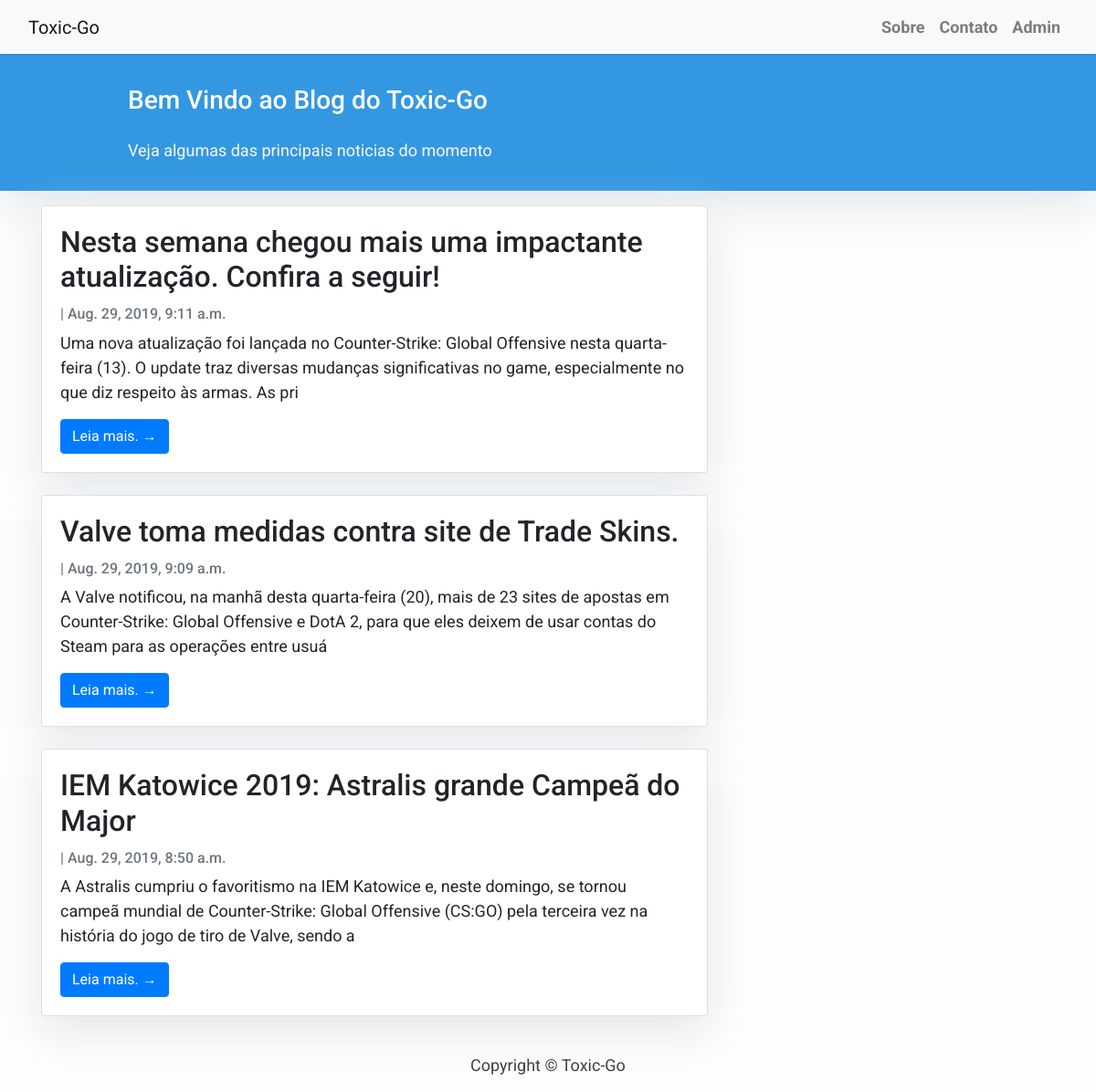
The page / on the database its author committed.
### blog/models.py (models this page shows, shortened)
class Post(models.Model):
    title = models.CharField(max_length=200, unique=True)
    slug = models.SlugField(max_length=200, unique=True)
    author = models.ForeignKey(User, on_delete= models.CASCADE,related_name='blog_posts')
    updated_on = models.DateTimeField(auto_now= True)
    content = models.TextField()
    created_on = models.DateTimeField(auto_now_add=True)
    status = models.IntegerField(choices=STATUS, default=0)
    class Meta:
        ordering = ['-created_on']

### blog/views.py (the view)
# urls.py: path('', views.PostList.as_view(), name='home'),
class PostList(generic.ListView):
    queryset = Post.objects.filter(status=1).order_by('-created_on')
    template_name = 'index.html'

### blog/templates/index.html (shortened to what this page needs)
{% extends "base.html" %}
 {% block content %}
    <header class="masthead" >
            <div class="container">
              <div class="row">
                <div class=" col-md-8 col-md-10 mx-auto">
                  <div class="site-heading">
                    <h3 class=" site-heading my-4 mt-3 text-white"> Bem Vindo ao Blog do Toxic-Go </h3>
                    <p class="text-light">Veja algumas das principais noticias do momento
                    </p>
                </div>
                    </div>
                  </div>
                </div>
              </header>
            <div class="container">
                <div class="row">
              <div class="col-md-8 mt-3 left">
                    {% for post in post_list %}
                <div class="card mb-4" >
                  <div class="card-body">
                    <h2 class="card-title">{{ post.title }}</h2>
                    <p class="card-text text-muted h6">{{ post.Author }} | {{ post.created_on}} </p>
                    <p class="card-text">{{post.content|slice:":200" }}</p>
                    <a href="{% url 'post_detail' post.slug  %}" class="btn btn-primary">Leia mais. &rarr;</a>
                  </div>
                </div>
                {% endfor %}
            </div>
            </div>
        </div>
{%endblock%}

### blog/templates/base.html (shortened to what this page needs)
<!DOCTYPE html>
<html>
  <head>
    <link
      rel="stylesheet"
      href="https://maxcdn.bootstrapcdn.com/bootstrap/4.0.0/css/bootstrap.min.css"
    />
    <link rel="stylesheet" type="text/css" href="static/css/style.css">
  </head>
    <nav class="navbar navbar-expand-lg navbar-light bg-light shadow" id="mainNav">
      <div class="container-fluid">
        <a class="navbar-brand" href="{% url 'home' %}" >Toxic-Go</a>
        <div class="collapse navbar-collapse" id="navbarResponsive">
          <ul class="navbar-nav ml-auto">
            <li class="nav-item text-black">
              <a
                class="nav-link text-black font-weight-bold"
                href="#"
                >Sobre</a
              >
            </li>
            <li class="nav-item text-black">
              <a
                class="nav-link text-black font-weight-bold"
                href="#"
                >Contato</a
              >
            </li>
            <li class="nav-item text-black">
              <a
                class="nav-link text-black font-weight-bold"
                href="#"
                >Admin</a
              >
            </li>
          </ul>
        </div>
      </div>
    </nav>
            {% block content %}
            {% endblock content %}
    <footer class="py-3 bg-grey">
              <p class="m-0 text-dark text-center ">Copyright &copy; Toxic-Go</p>
    </footer>
  </body>
</html>

### static/css/style.css (style rules this page uses)
.shadow { box-shadow: 0 4px 2px -2px rgba(0,0,0,0.1); }
.masthead { background:#3398E1; height: auto; padding-bottom: 15px; box-shadow: 0 16px 48px #E3E7EB; padding-top: 10px; }

### blog/templates/index.html (style rules this page uses)
.card { box-shadow: 0 16px 48px #E3E7EB; }

### rows shown on the page
Post: title "Nesta semana chegou mais uma impactante atualização. Confira a seguir!", created_on "Aug. 29, 2019, 9:11 a.m.", content "Uma nova atualização foi lançada no Counter-Strike: Global Offensive nesta quarta-feira (13). O update traz diversas mudanças significativas no game, especialmente no que diz respeito às armas. As pri"
Post: title "Valve toma medidas contra site de Trade Skins.", created_on "Aug. 29, 2019, 9:09 a.m.", content "A Valve notificou, na manhã desta quarta-feira (20), mais de 23 sites de apostas em Counter-Strike: Global Offensive e DotA 2, para que eles deixem de usar contas do Steam para as operações entre usuá"
Post: title "IEM Katowice 2019: Astralis grande Campeã do Major", created_on "Aug. 29, 2019, 8:50 a.m.", content "A Astralis cumpriu o favoritismo na IEM Katowice e, neste domingo, se tornou campeã mundial de Counter-Strike: Global Offensive (CS:GO) pela terceira vez na história do jogo de tiro de Valve, sendo a"
